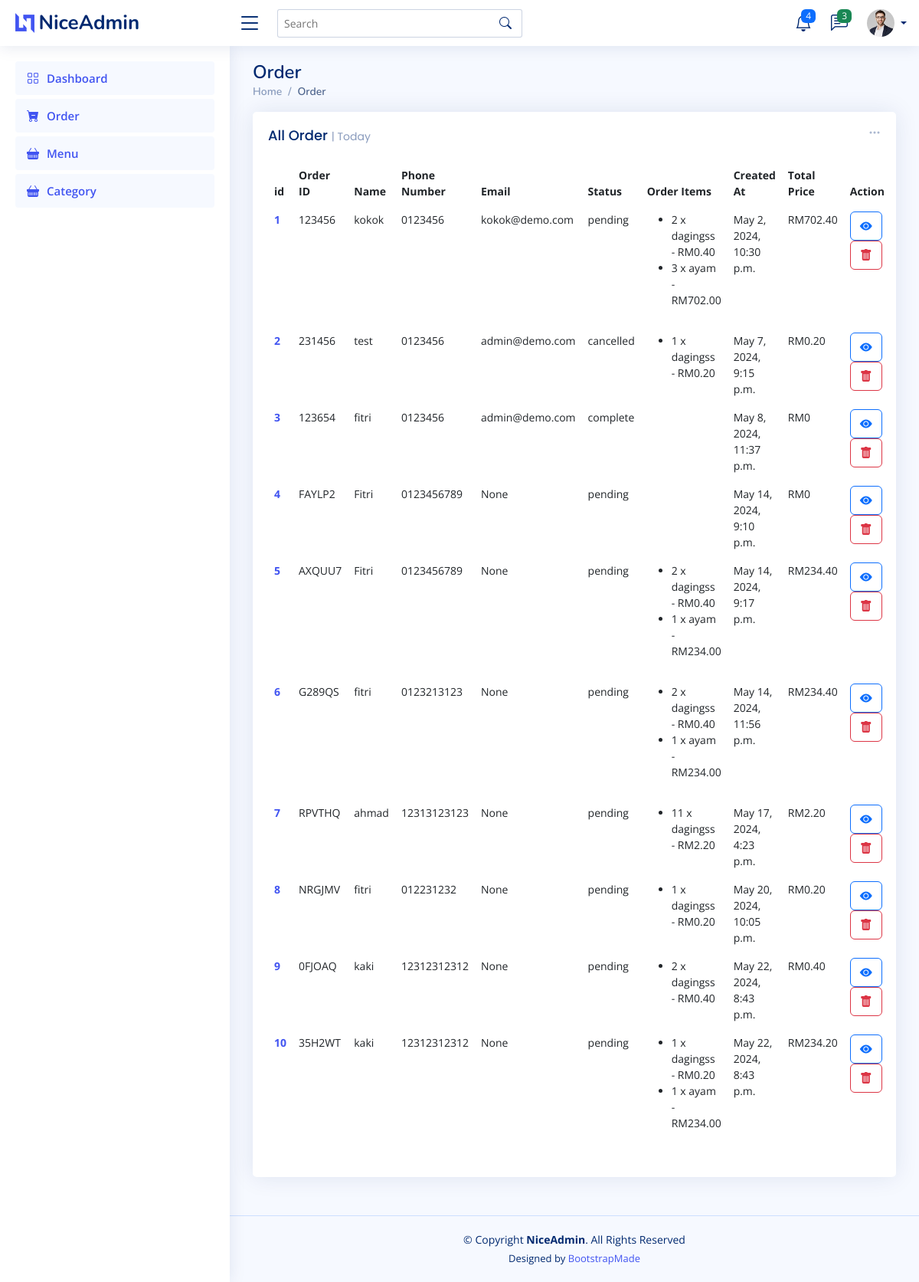
The page /order/ on the database its author committed.
### pages/models.py (models this page shows, shortened)
class Order(models.Model):
    order_id = models.CharField(max_length=100)
    name = models.CharField(max_length=100)
    phone_number = models.CharField(max_length=20)
    email = models.CharField(max_length=100, default=None, null=True)
    status_choice = [
        ('pending', 'Pending'),
        ('complete', 'Complete'),
        ('cancelled', 'Cancelled'),
    ]
    status = models.CharField(max_length=20, choices=status_choice)
    menu = models.ManyToManyField(Menu, through='OrderItem')
    created_at = models.DateTimeField(default=datetime.now())

class OrderItem(models.Model):
     order = models.ForeignKey(Order, on_delete=models.CASCADE)
     menu = models.ForeignKey(Menu, on_delete=models.CASCADE)
     quantity = models.PositiveIntegerField()
     def total_price(self):
        return self.quantity * self.menu.price

class Menu(models.Model):
    name = models.CharField(max_length=200)
    description = models.TextField()
    image = models.ImageField(upload_to="menu_images")
    price = models.DecimalField(max_digits=10, decimal_places=2)
    category = models.ForeignKey(Category, on_delete=models.CASCADE)
    created_at = models.DateTimeField(default=datetime.now())

### pages/views.py (the view)
# urls.py: path('order/', views.order),
def order(request):
    orders = Order.objects.all().prefetch_related('orderitem_set__menu')
    for order in orders:
        order.total_price = sum(order_item.total_price() for order_item in order.orderitem_set.all())
    return render(request, 'order.html', {'orders':orders})

### templates/order.html (shortened to what this page needs)
{% load static %}
{% include 'header.html' %}
<main id="main" class="main">
    <div class="pagetitle">
      <h1>Order</h1>
      <nav>
        <ol class="breadcrumb">
          <li class="breadcrumb-item"><a href="/">Home</a></li>
          <li class="breadcrumb-item active">Order</li>
        </ol>
      </nav>
    </div>
    <section class="section dashboard">
      <div class="row">
        <div class="col-lg-12">
          <div class="row">
            <div class="col-12">
              <div class="card recent-sales overflow-auto">
                <div class="filter">
                  <a class="icon" href="#" data-bs-toggle="dropdown"><i class="bi bi-three-dots"></i></a>
                </div>
                <div class="card-body">
                  <h5 class="card-title">All Order <span>| Today</span></h5>
                  <table class="table table-borderless datatable">
                    <thead>
                      <tr>
                        <th scope="col">id</th>
                        <th scope="col">Order ID</th>
                        <th scope="col">Name</th>
                        <th scope="col">Phone Number</th>
                        <th scope="col">Email</th>
                        <th scope="col">Status</th>
                        <th scope="col">Order Items</th>
                        <th scope="col">Created At</th>
                        <th scope="col">Total Price</th>
                        <th scope="col">Action</th>
                      </tr>
                    </thead>
                    <tbody>
                      {% for order in orders %}
                      <tr>
                        <th scope="row"><a href="#">{{order.id}}</a></th>
                        <td>{{order.order_id}}</td>
                        <td>{{order.name}}</td>
                        <td>{{order.phone_number}}</td>
                        <td>{{order.email}}</td>
                        <td>{{order.status}}</td>
                        <td>
                          <ul>
                              {% for order_item in order.orderitem_set.all %}
                                  <li>
                                      {{ order_item.quantity }} x {{ order_item.menu.name }} -
                                      RM{{ order_item.total_price }}
                                  </li>
                              {% endfor %}
                          </ul>
                        </td>
                        <td>{{order.created_at}}</td>
                        <td>RM{{ order.total_price }}</td>
                        <td>
                          <a class="btn btn-outline-primary" href=""><i class="bi bi-eye-fill"></i></a>
                          <button type="button" class="btn btn-outline-danger" data-bs-toggle="modal" data-bs-target="#category-{{category.id}}">
                            <i class="bi bi-trash-fill"></i>
                          </button>
                        </td>
                      </tr>
                      {% endfor %}
                    </tbody>
                  </table>
                </div>
              </div>
            </div>
          </div>
        </div>
      </div>
    </section>
</main>
{% include 'footer.html' %}

### static/assets/css/style.css (style rules this page uses)
:root { scroll-behavior: smooth; }
body { font-family: "Open Sans", sans-serif; background: #f6f9ff; color: #444444; }
a { color: #4154f1; text-decoration: none; }
h1, h2, h3, h4, h5, h6 { font-family: "Nunito", sans-serif; }
#main { margin-top: 60px; padding: 20px 30px; transition: all 0.3s; }
.pagetitle { margin-bottom: 10px; }
.pagetitle h1 { font-size: 24px; margin-bottom: 0; font-weight: 600; color: #012970; }
.card { margin-bottom: 30px; border: none; border-radius: 5px; box-shadow: 0px 0 30px rgba(1, 41, 112, 0.1); }
.card-title { padding: 20px 0 15px 0; font-size: 18px; font-weight: 500; color: #012970; font-family: "Poppins", sans-serif; }
.card-title span { color: #899bbd; font-size: 14px; font-weight: 400; }
.card-body { padding: 0 20px 20px 20px; }
.breadcrumb { font-size: 14px; font-family: "Nunito", sans-serif; color: #899bbd; font-weight: 600; }
.breadcrumb a { color: #899bbd; transition: 0.3s; }
.breadcrumb .breadcrumb-item::before { color: #899bbd; }
.breadcrumb .active { color: #51678f; font-weight: 600; }
@media (min-width: 1200px) { #main, #footer { margin-left: 300px; } }
.dashboard .filter { position: absolute; right: 0px; top: 15px; }
.dashboard .filter .icon { color: #aab7cf; padding-right: 20px; padding-bottom: 5px; transition: 0.3s; font-size: 16px; }
.dashboard .recent-sales { font-size: 14px; }
.dashboard .recent-sales .table thead { background: #f6f6fe; }
.dashboard .recent-sales .table thead th { border: 0; }

### rows shown on the page
Order: id "1", order_id "123456", name "kokok", phone_number "0123456", email "kokok@demo.com", status "pending", created_at "May 2, 2024, 10:30 p.m.", total_price "702.40"
OrderItem: quantity "2", menu.name "dagingss", total_price "0.40"
OrderItem: quantity "3", menu.name "ayam", total_price "702.00"
Order: id "2", order_id "231456", name "test", phone_number "0123456", email "admin@demo.com", status "cancelled", created_at "May 7, 2024, 9:15 p.m.", total_price "0.20"
OrderItem: quantity "1", menu.name "dagingss", total_price "0.20"
Order: id "3", order_id "123654", name "fitri", phone_number "0123456", email "admin@demo.com", status "complete", created_at "May 8, 2024, 11:37 p.m.", total_price "0"
Order: id "4", order_id "FAYLP2", name "Fitri", phone_number "0123456789", email "None", status "pending", created_at "May 14, 2024, 9:10 p.m.", total_price "0"
Order: id "5", order_id "AXQUU7", name "Fitri", phone_number "0123456789", email "None", status "pending", created_at "May 14, 2024, 9:17 p.m.", total_price "234.40"
OrderItem: quantity "2", menu.name "dagingss", total_price "0.40"
OrderItem: quantity "1", menu.name "ayam", total_price "234.00"
Order: id "6", order_id "G289QS", name "fitri", phone_number "0123213123", email "None", status "pending", created_at "May 14, 2024, 11:56 p.m.", total_price "234.40"
OrderItem: quantity "2", menu.name "dagingss", total_price "0.40"
OrderItem: quantity "1", menu.name "ayam", total_price "234.00"
Order: id "7", order_id "RPVTHQ", name "ahmad", phone_number "12313123123", email "None", status "pending", created_at "May 17, 2024, 4:23 p.m.", total_price "2.20"
OrderItem: quantity "11", menu.name "dagingss", total_price "2.20"
Order: id "8", order_id "NRGJMV", name "fitri", phone_number "012231232", email "None", status "pending", created_at "May 20, 2024, 10:05 p.m.", total_price "0.20"
OrderItem: quantity "1", menu.name "dagingss", total_price "0.20"
Order: id "9", order_id "0FJOAQ", name "kaki", phone_number "12312312312", email "None", status "pending", created_at "May 22, 2024, 8:43 p.m.", total_price "0.40"
OrderItem: quantity "2", menu.name "dagingss", total_price "0.40"
Order: id "10", order_id "35H2WT", name "kaki", phone_number "12312312312", email "None", status "pending", created_at "May 22, 2024, 8:43 p.m.", total_price "234.20"
OrderItem: quantity "1", menu.name "dagingss", total_price "0.20"
OrderItem: quantity "1", menu.name "ayam", total_price "234.00"
